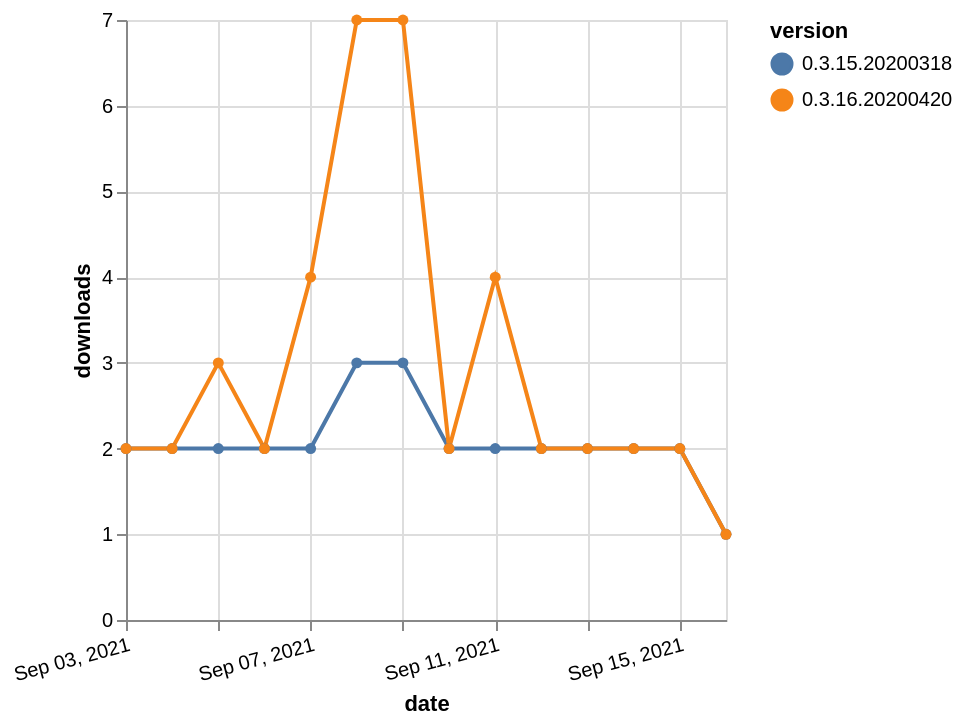

Vega-Lite specification for this chart:
### Vega-Lite specification from a JSON file in a GitHub repository (floating-point values rounded to 4 significant figures)
{"$schema": "https://vega.github.io/schema/vega-lite/v5.json", "description": "A simple bar chart with embedded data.", "data": {"values": [{"date": "2021-09-03", "total": 1061, "delta": 2, "version": "0.3.15.20200318"}, {"date": "2021-09-04", "total": 1063, "delta": 2, "version": "0.3.15.20200318"}, {"date": "2021-09-05", "total": 1065, "delta": 2, "version": "0.3.15.20200318"}, {"date": "2021-09-06", "total": 1067, "delta": 2, "version": "0.3.15.20200318"}, {"date": "2021-09-07", "total": 1069, "delta": 2, "version": "0.3.15.20200318"}, {"date": "2021-09-08", "total": 1072, "delta": 3, "version": "0.3.15.20200318"}, {"date": "2021-09-09", "total": 1075, "delta": 3, "version": "0.3.15.20200318"}, {"date": "2021-09-10", "total": 1077, "delta": 2, "version": "0.3.15.20200318"}, {"date": "2021-09-11", "total": 1079, "delta": 2, "version": "0.3.15.20200318"}, {"date": "2021-09-12", "total": 1081, "delta": 2, "version": "0.3.15.20200318"}, {"date": "2021-09-13", "total": 1083, "delta": 2, "version": "0.3.15.20200318"}, {"date": "2021-09-14", "total": 1085, "delta": 2, "version": "0.3.15.20200318"}, {"date": "2021-09-15", "total": 1087, "delta": 2, "version": "0.3.15.20200318"}, {"date": "2021-09-16", "total": 1088, "delta": 1, "version": "0.3.15.20200318"}, {"date": "2021-09-03", "total": 1503, "delta": 2, "version": "0.3.16.20200420"}, {"date": "2021-09-04", "total": 1505, "delta": 2, "version": "0.3.16.20200420"}, {"date": "2021-09-05", "total": 1508, "delta": 3, "version": "0.3.16.20200420"}, {"date": "2021-09-06", "total": 1510, "delta": 2, "version": "0.3.16.20200420"}, {"date": "2021-09-07", "total": 1514, "delta": 4, "version": "0.3.16.20200420"}, {"date": "2021-09-08", "total": 1521, "delta": 7, "version": "0.3.16.20200420"}, {"date": "2021-09-09", "total": 1528, "delta": 7, "version": "0.3.16.20200420"}, {"date": "2021-09-10", "total": 1530, "delta": 2, "version": "0.3.16.20200420"}, {"date": "2021-09-11", "total": 1534, "delta": 4, "version": "0.3.16.20200420"}, {"date": "2021-09-12", "total": 1536, "delta": 2, "version": "0.3.16.20200420"}, {"date": "2021-09-13", "total": 1538, "delta": 2, "version": "0.3.16.20200420"}, {"date": "2021-09-14", "total": 1540, "delta": 2, "version": "0.3.16.20200420"}, {"date": "2021-09-15", "total": 1542, "delta": 2, "version": "0.3.16.20200420"}, {"date": "2021-09-16", "total": 1543, "delta": 1, "version": "0.3.16.20200420"}]}, "width": "container", "mark": {"type": "line", "point": {"filled": true}}, "encoding": {"x": {"field": "date", "type": "temporal", "timeUnit": "yearmonthdate", "title": "date", "axis": {"labelAngle": -15}}, "y": {"field": "delta", "type": "quantitative", "title": "downloads"}, "color": {"field": "version", "type": "nominal"}, "tooltip": {"field": "delta"}}}
